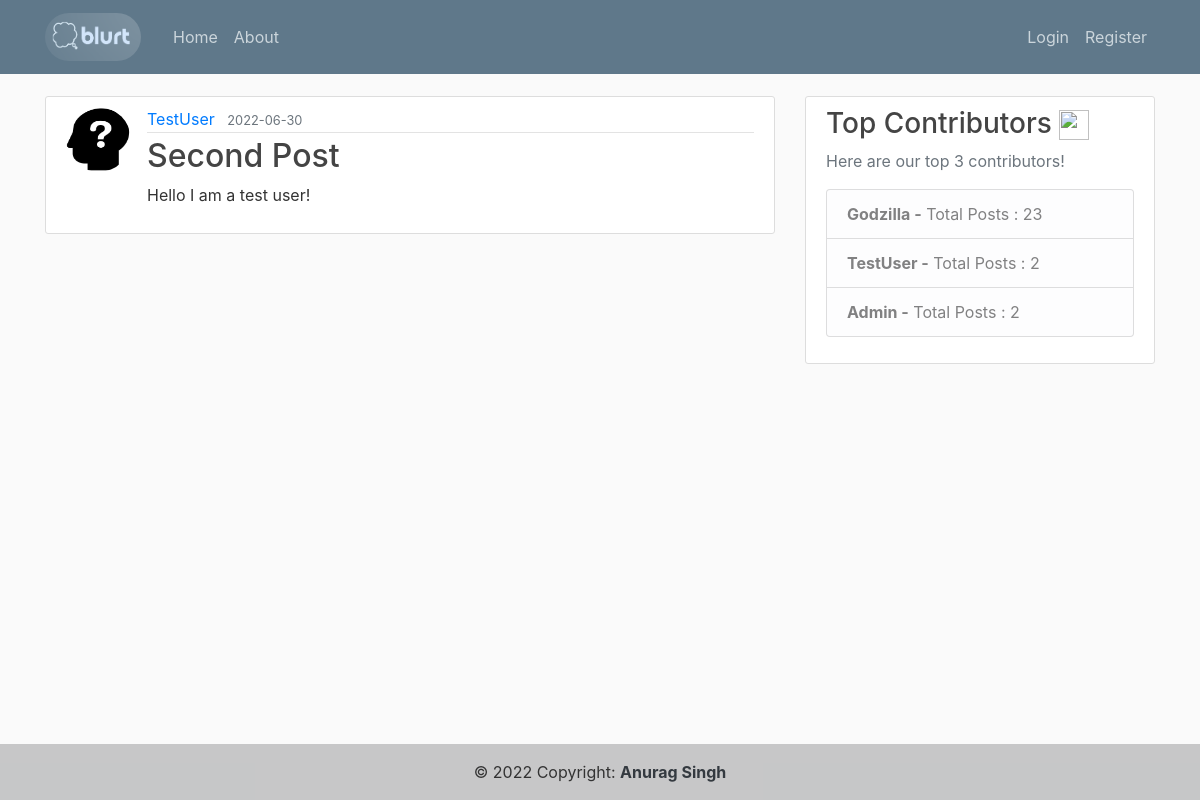
Screenshot of /post/2 with the database file from the repository.
### blurt/models.py (models this page shows, shortened)
class User(db.Model, UserMixin):
    id=db.Column(db.Integer,primary_key=True)
    username=db.Column(db.String(20), unique=True, nullable=False)
    email=db.Column(db.String(120), unique=True, nullable=False)
    image_file=db.Column(db.String(20), nullable=False, default='default.jpg')
    password=db.Column(db.String(60), nullable=False)
    posts=db.relationship('Post', backref='author', lazy=True)

class Post(db.Model, UserMixin):
    id=db.Column(db.Integer,primary_key=True)
    title=db.Column(db.String(100), nullable=False)
    date_posted=db.Column(db.DateTime, nullable=False, default=datetime.utcnow)
    content=db.Column(db.Text, nullable=False)
    user_id=db.Column(db.Integer, db.ForeignKey('user.id'), nullable=False)

### blurt/posts/routes.py (the view)
@posts.route("/post/<int:post_id>")
def post(post_id):
    post=Post.query.get_or_404(post_id)
    admin=0
    if not current_user.is_anonymous:
        if current_user.username=='Admin':
            admin=1
            print('Admin is online!')
    return render_template('post.html', title=post.title, post=post, admin=admin, top_contributions=top_contributions())

### blurt/users/utils.py (called while the page is built)
def top_contributions():
    all_users=User.query.all()
    top_contri=dict()
    for user in all_users:
        posts=Post.query.filter_by(author=user).all()
        top_contri[user.username]=len(posts)
    c=Counter(top_contri)
    return c.most_common(3)

### blurt/templates/post.html (shortened to what this page needs)
{% extends "layout.html" %}
{% block content %}
<article class="media content-section">
  <img class="rounded-circle article-img" src="{{url_for('static', filename='profile_pics/'+post.author.image_file)}}" alt="">
  <div class="media-body">
    <div class="article-metadata">
      <a class="mr-2" href="{{url_for('users.user_posts', username=post.author.username)}}">{{ post.author.username }}</a>
      <small class="text-muted">{{ post.date_posted.strftime('%Y-%m-%d') }}</small>
    </div>
    <h2 class='article-title'>{{ post.title }}</h2>
    <p class="article-content">{{ post.content }}</p>
  </div>
</article>
{% endblock content %}

### blurt/templates/layout.html (shortened to what this page needs)
<!DOCTYPE html>
<html lang="en" dir="ltr">
<head>
  <link rel="stylesheet" href="https://cdn.jsdelivr.net/npm/bootstrap@4.3.1/dist/css/bootstrap.min.css">
  <link rel="stylesheet" type='text/css' href="{{url_for('static',filename='main.css')}}">
</head>
<body>
  <header class="site-header">
    <nav class="navbar navbar-expand-md navbar-dark bg-steel fixed-top mb-2">
      <div class="container">
        <a class="navbar-brand mr-4" href="{{url_for('main.home')}}"> <img src="{{url_for('static', filename='logo.png')}}" alt="logo" style='border-radius:50px; height:3rem;width:6rem;'> </a>
        <div class="collapse navbar-collapse" id="navbarToggle">
          <div class="navbar-nav mr-auto">
            <a class="nav-item nav-link" href="{{url_for('main.home')}}">Home</a>
            <a class="nav-item nav-link" href="{{url_for('main.about')}}">About</a>
          </div>
          <div class="navbar-nav">
            {% if current_user.is_authenticated %}
              <a class="nav-item nav-link" href="{{url_for('posts.new_post')}}">New Post</a>
              <a class="nav-item nav-link" href="{{url_for('users.account')}}">Account</a>
              <a class="nav-item nav-link" href="{{url_for('users.logout')}}">Logout</a>
            {% else %}
              <a class="nav-item nav-link" href="{{url_for('users.login')}}">Login</a>
              <a class="nav-item nav-link" href="{{url_for('users.register')}}">Register</a>
            {% endif %}
          </div>
        </div>
      </div>
    </nav>
  </header>
  <main role="main" class="container">
    <div class="row">
      <div class="col-md-8">
        {% block content %}{% endblock %}
      </div>
      <div class="col-md-4 sidebar">
        <div class="content-section">
          <h3>Top Contributors <img src="https://upload.wikimedia.org/wikipedia/commons/thumb/2/25/Simple_gold_crown.svg/1200px-Simple_gold_crown.svg.png" style="height:30px;width:30px;" alt=""> </h3>
          <p class='text-muted'>Here are our top 3 contributors!
            <ul class="list-group">
              {% if top_contributions %}
              {% for x,y in top_contributions %}
              <li class="list-group-item list-group-item-light"><b>{{x}} -</b> Total Posts : {{y}}</li>
              {% endfor %}
              {% endif %}
            </ul>
          </p>
        </div>
      </div>
    </div>
  </main>
  <footer class="bg-light text-center text-lg-start">
  <div class="text-center p-3" style="background-color: rgba(0, 0, 0, 0.2);">
    © <span><script>document.write(/\d{4}/.exec(Date())[0])</script></span> Copyright:
    <a class="text-dark" href="https://www.linkedin.com/in/anurag5111/"><strong>Anurag Singh</strong></a>
  </div>
  </footer>
</body>
</html>

### blurt/static/main.css (style rules this page uses)
html { position: relative; min-height: -webkit-fill-available; }
body { background: #fafafa; color: #333333; margin-top: 6rem; margin-bottom:5rem; }
footer { width: 100%; position: absolute; bottom:0; }
h1, h2, h3, h4, h5, h6 { color: #444444; }
.bg-steel { background-color: #5f788a; }
.site-header .navbar-nav .nav-link { color: #cbd5db; }
.content-section { background: #ffffff; padding: 10px 20px; border: 1px solid #dddddd; border-radius: 3px; margin-bottom: 20px; }
.article-title { color: #444444; }
.article-content { white-space: pre-line; }
.article-img { height: 65px; width: 65px; margin-right: 16px; }
.article-metadata { padding-bottom: 1px; margin-bottom: 4px; border-bottom: 1px solid #e3e3e3 }

### rows the page displays
User: image_file (placeholder picture), author.username "TestUser", username "TestUser", id "2"
Post: date_posted "2022-06-30", title "Second Post", content "Hello I am a test user!"
User: username "Godzilla", y "23"
User: username "Admin", y "2"
